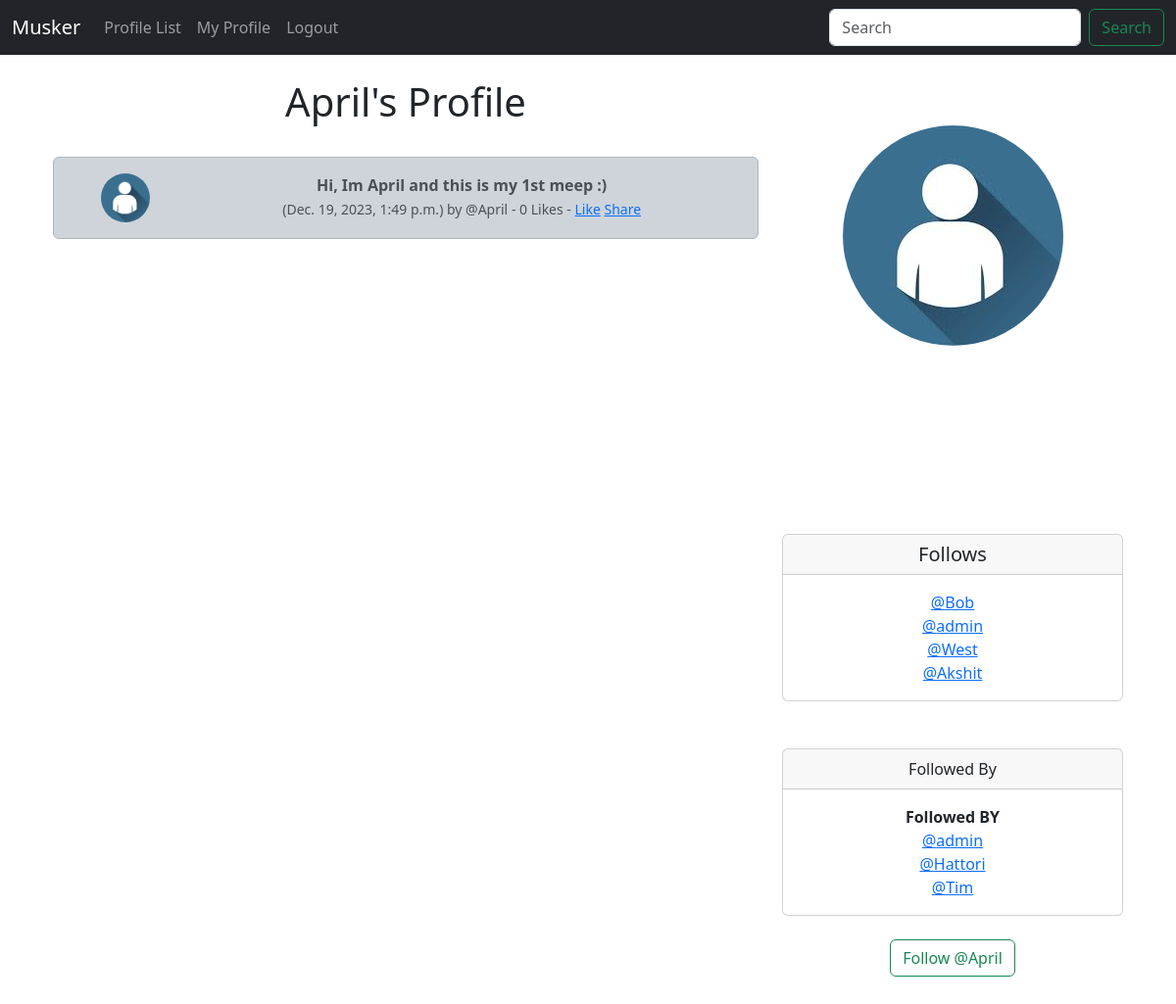
Page /profile/2 (signed in) on the earlier database version.
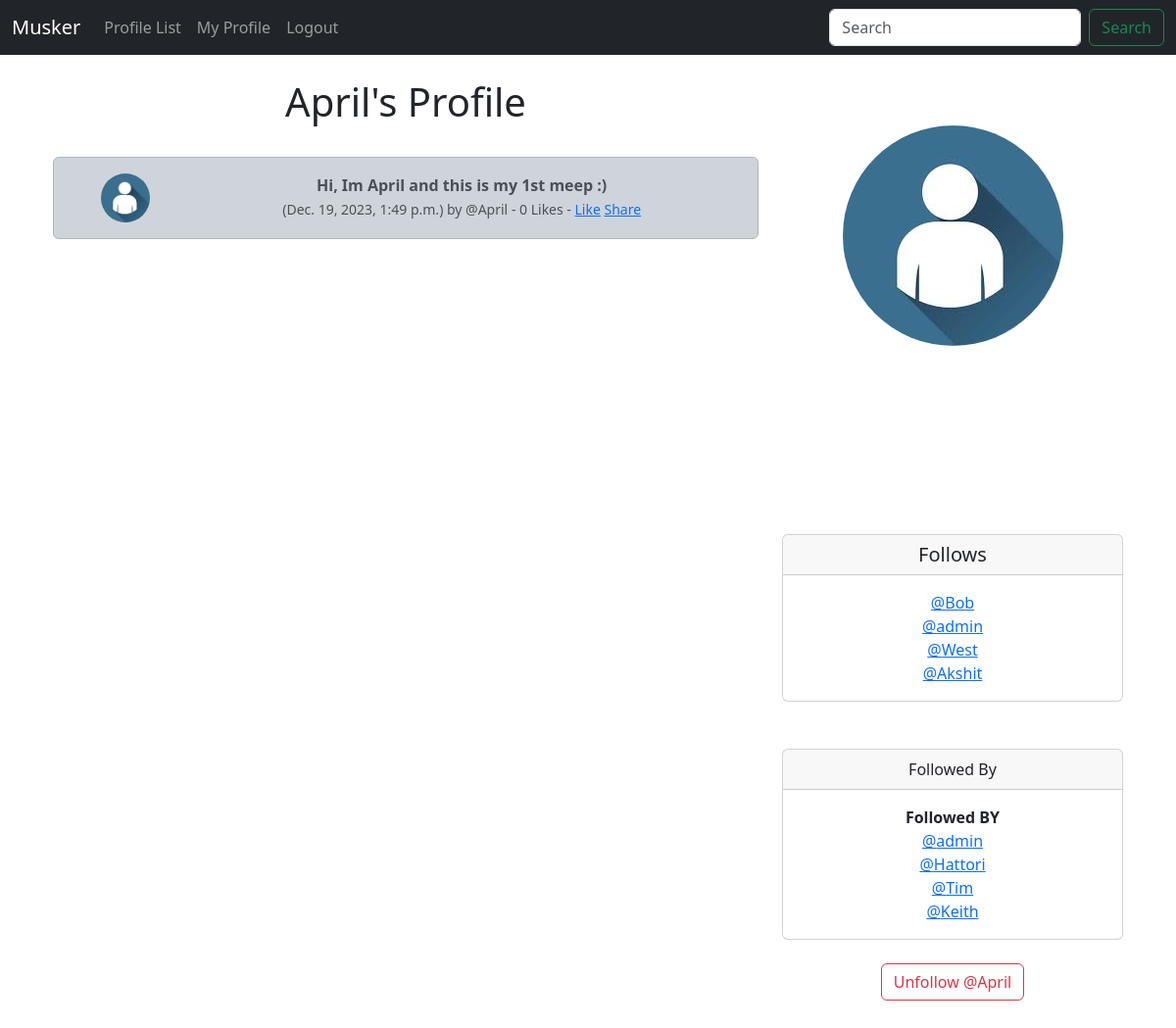
Same page on the later database version.
### musker/models.py (models this page shows, shortened)
class Meep(models.Model):
    user = models.ForeignKey(User, related_name="meeps", on_delete=models.DO_NOTHING)
    body = models.CharField(max_length=500)
    created_at = models.DateTimeField(auto_now_add=True)
    likes = models.ManyToManyField(User, related_name="meep_like", blank=True)
    def number_of_likes(self):
        return self.likes.count()

class Profile(models.Model):
    user = models.OneToOneField(User, on_delete=models.CASCADE)
    follows = models.ManyToManyField('self', related_name='followed_by', symmetrical=False, blank=True)
    date_modified = models.DateTimeField(User, auto_now=True)
    profile_image = models.ImageField(null = True, blank = True, upload_to='images/')
    profile_bio = models.CharField(null=True, blank=True, max_length=500)
    homepage_link = models.CharField(null=True, blank=True, max_length=100)
    facebook_link = models.CharField(null=True, blank=True, max_length=100)
    instagram_link = models.CharField(null=True, blank=True, max_length=100)
    linkedin_link = models.CharField(null=True, blank=True, max_length=100)
    def __str__(self):
        return self.user.username

### musker/views.py (the view, shortened to what this page needs)
# urls.py: path('profile/<int:pk>', views.profile, name='profile'),
def profile(request, pk):
    if request.user.is_authenticated:
        profile = Profile.objects.get(user_id = pk)
        meeps = Meep.objects.filter(user_id = pk).order_by("-created_at")
        return render(request, 'profile.html', {'profile': profile, 'meeps': meeps})
    else:
        messages.success(request, 'login to view this page')
        return redirect('home')

### musker/templates/profile.html (shortened to what this page needs)
{% extends 'base.html' %}
{% load static %}
{% block content %}
{% if profile %}
    <div class="container text-center">
        <div class="row">
            <div class="col-8">
              <h1>{{ profile.user.username }}'s Profile</h1>
              <br/>
              {% if meeps %}
                {% for meep in meeps %}
                  <div class="alert alert-dark" role="alert">
                    <div class="container">
                      <div class="row">
                        <div class="col-2">
                          {% if profile.profile_image %}
                            <img src="{{ profile.profile_image.url }}" width=50 height=50 class="rounded-circle" alt="{{ profile.user.username }}">
                          {% else %}
                            <img src="{% static 'images/default_profile_pic.png' %}" width=50 height=50 class="rounded-circle" alt="Profile Image">
                          {% endif %}
                        </div>
                        <div class="col-10">
                          <strong>{{ meep.body }}</strong><br/>
                          <small class="text-muted">
                            ({{ meep.created_at }}) by @{{ meep.user.username }}
                            - {{ meep.number_of_likes }} Likes -
                            {% if user in meep.likes.all %}
                              <a href="{% url 'meep_like' meep.id %}">Unlike</a>
                            {% else %}
                              <a href="{% url 'meep_like' meep.id %}">Like</a>
                            {% endif %}
                            <a href="{% url 'meep_show' meep.id %}">Share</a>
                          </small>
                        </div><br/><br/>
                        </div>
                      </div>
                    </div>
                {% endfor %}
              {% endif %}
            </div>
            <div class="col-4">
              <br/><br/>
              {% if profile.profile_image %}
                <img src="{{ profile.profile_image.url }}" class="rounded-circle"><br/><br/>
              {% endif %}
              <br/>
              <br/>
              <br/>
              <br/><br/>
              <br/><br/>
                <div class="card">
                    <h5 class="card-header">
                      Follows
                    </h5>
                    <div class="card-body">
                      <p class="card-text">
                        {% for following in profile.follows.all %}
                            <a href="{% url 'profile' following.user.id %}">@{{ following }}<br/></a>
                        {% endfor %}
                      </p>
                    </div>
                </div>
                <br/><br/>
                <div class="card">
                    <div class="card-header">
                      Followed By
                    </div>
                    <div class="card-body">
                      <p class="card-text">
                        <strong>Followed BY</strong><br/>
                            {% for following in profile.followed_by.all %}
                                <a href="{% url 'profile' following.user.id %}">@{{ following }}<br/></a>
                            {% endfor %}
                      </p>
                    </div>
                  </div>
                  <br/>
                  <form method=POST>
                        {% if profile in user.profile.follows.all %}
                            <button class="btn btn-outline-danger" name="follow" value="unfollow" type="submit"> Unfollow @{{ profile.user.username }}
                            </button>
                        {% else %}
                            <button class="btn btn-outline-success" name="follow" value="follow" type="submit"> Follow @{{ profile.user.username }}
                            </button>
                        {% endif %}
                  </form>
                  <br/>
                  <br/><br/>
            </div>
        </div>
    </div>
{% endif %}
{% endblock %}

Differences in the rows shown:
now on this page (row edited): Profile: user.username "Keith"
Other differences:
text no longer shown: "Follow @"
text now shown: "Unfollow @"
